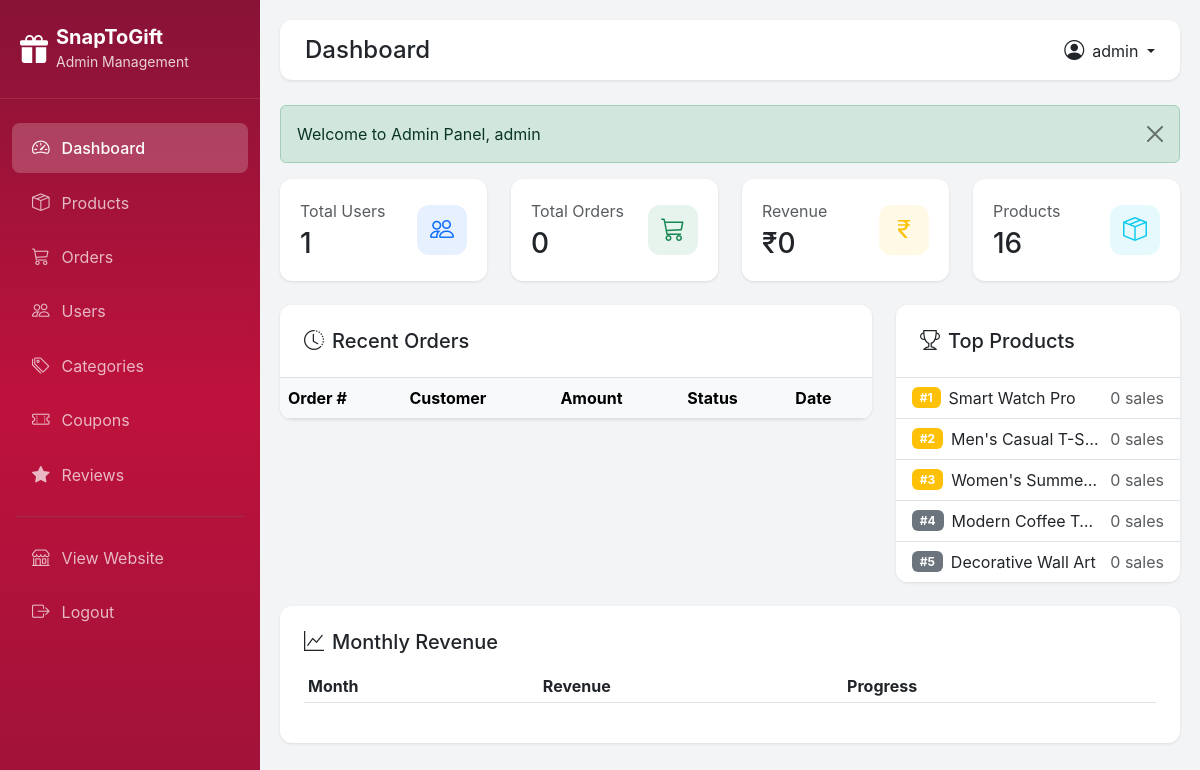
The page /admin/index.php (signed in) on the database its author committed.
### tables this page shows
CREATE TABLE products (
    id INT AUTO_INCREMENT PRIMARY KEY,
    name VARCHAR(200) NOT NULL,
    description TEXT,
    price DECIMAL(10, 2) NOT NULL,
    category_id INT,
    image VARCHAR(255),
    stock INT DEFAULT 100,
    views INT DEFAULT 0,
    purchases INT DEFAULT 0,
    rating DECIMAL(2,1) DEFAULT 4.5,
    reviews INT DEFAULT 0,
    created_at TIMESTAMP DEFAULT CURRENT_TIMESTAMP,
    updated_at TIMESTAMP DEFAULT CURRENT_TIMESTAMP ON UPDATE CURRENT_TIMESTAMP,
    FOREIGN KEY (category_id) REFERENCES categories(id) ON DELETE SET NULL
);

### config.php (called while the page is built, shortened)
<?php
function getDBConnection() {
    static $conn = null;
    if ($conn === null) {
        $conn = new mysqli(DB_HOST, DB_USER, DB_PASS, DB_NAME);
        $conn->set_charset("utf8mb4");
    }
    return $conn;
}
$db = getDBConnection();
function getTotalUsers() {
    global $db;
    $result = $db->query("SELECT COUNT(*) as total FROM users");
    return $result->fetch_assoc()['total'];
}
function getTotalOrders() {
    global $db;
    $result = $db->query("SELECT COUNT(*) as total FROM orders");
    return $result->fetch_assoc()['total'];
}
function getTotalRevenue() {
    global $db;
    $result = $db->query("SELECT SUM(total_amount) as total FROM orders WHERE status != 'cancelled'");
    return $result->fetch_assoc()['total'] ?? 0;
}
function getTopProducts($limit = 5) {
    global $db;
    $stmt = $db->prepare("SELECT p.name, p.purchases, p.views FROM products p ORDER BY p.purchases DESC LIMIT ?");
    $stmt->bind_param("i", $limit);
    $stmt->execute();
    return $stmt->get_result()->fetch_all(MYSQLI_ASSOC);
}
?>

### admin/index.php (the view, shortened to what this page needs)
<?php
require_once 'includes/header.php';
$stats = [
    'users' => getTotalUsers(),
    'orders' => getTotalOrders(),
    'revenue' => getTotalRevenue(),
    'products' => $db->query("SELECT COUNT(*) as total FROM products")->fetch_assoc()['total']
];
$top_products = getTopProducts(5);
?>
<div class="row g-4 mb-4">
    <div class="col-md-3">
        <div class="stats-card">
            <div class="d-flex justify-content-between align-items-center">
                <div>
                    <p class="text-muted mb-1">Total Users</p>
                    <h3 class="mb-0"><?php echo number_format($stats['users']); ?></h3>
                </div>
                <div class="stats-icon bg-primary bg-opacity-10 text-primary">
                    <i class="bi bi-people"></i>
                </div>
            </div>
        </div>
    </div>
    <div class="col-md-3">
        <div class="stats-card">
            <div class="d-flex justify-content-between align-items-center">
                <div>
                    <p class="text-muted mb-1">Total Orders</p>
                    <h3 class="mb-0"><?php echo number_format($stats['orders']); ?></h3>
                </div>
                <div class="stats-icon bg-success bg-opacity-10 text-success">
                    <i class="bi bi-cart3"></i>
                </div>
            </div>
        </div>
    </div>
    <div class="col-md-3">
        <div class="stats-card">
            <div class="d-flex justify-content-between align-items-center">
                <div>
                    <p class="text-muted mb-1">Revenue</p>
                    <h3 class="mb-0">₹<?php echo number_format($stats['revenue']); ?></h3>
                </div>
                <div class="stats-icon bg-warning bg-opacity-10 text-warning">
                    <i class="bi bi-currency-rupee"></i>
                </div>
            </div>
        </div>
    </div>
    <div class="col-md-3">
        <div class="stats-card">
            <div class="d-flex justify-content-between align-items-center">
                <div>
                    <p class="text-muted mb-1">Products</p>
                    <h3 class="mb-0"><?php echo number_format($stats['products']); ?></h3>
                </div>
                <div class="stats-icon bg-info bg-opacity-10 text-info">
                    <i class="bi bi-box-seam"></i>
                </div>
            </div>
        </div>
    </div>
</div>
<div class="row g-4">
    <div class="col-lg-8">
        <div class="table-card">
            <div class="card-header bg-white p-4 border-bottom">
                <h5 class="mb-0"><i class="bi bi-clock-history me-2"></i>Recent Orders</h5>
            </div>
            <div class="table-responsive">
                <table class="table table-hover mb-0">
                    <thead class="table-light">
                        <tr>
                            <th>Order #</th>
                            <th>Customer</th>
                            <th>Amount</th>
                            <th>Status</th>
                            <th>Date</th>
                        </tr>
                    </thead>
                </table>
            </div>
        </div>
    </div>
    <div class="col-lg-4">
        <div class="table-card">
            <div class="card-header bg-white p-4 border-bottom">
                <h5 class="mb-0"><i class="bi bi-trophy me-2"></i>Top Products</h5>
            </div>
            <div class="list-group list-group-flush">
                <?php foreach ($top_products as $i => $product): ?>
                <div class="list-group-item d-flex justify-content-between align-items-center">
                    <div class="d-flex align-items-center">
                        <span class="badge bg-<?php echo $i < 3 ? 'warning' : 'secondary'; ?> me-2">#<?php echo $i + 1; ?></span>
                        <span class="text-truncate" style="max-width: 150px;"><?php echo $product['name']; ?></span>
                    </div>
                    <span class="text-muted"><?php echo $product['purchases']; ?> sales</span>
                </div>
                <?php endforeach; ?>
            </div>
        </div>
    </div>
</div>
<div class="row mt-4">
    <div class="col-12">
        <div class="table-card p-4">
            <h5 class="mb-3"><i class="bi bi-graph-up me-2"></i>Monthly Revenue</h5>
            <div class="table-responsive">
                <table class="table table-sm">
                    <thead>
                        <tr>
                            <th>Month</th>
                            <th>Revenue</th>
                            <th>Progress</th>
                        </tr>
                    </thead>
                </table>
            </div>
        </div>
    </div>
</div>
<?php require_once 'includes/footer.php'; ?>

### admin/includes/header.php (style rules this page uses)
:root { --sidebar-width: 260px; --primary: #e11d48; --primary-dark: #be123c; --rose-light: #fff1f2; }
body { font-family: 'Inter', sans-serif; background: #f3f4f6; }
.stats-card { background: white; border-radius: 12px; padding: 20px; box-shadow: 0 1px 3px rgba(0,0,0,0.1); transition: transform 0.3s; }
.stats-icon { width: 50px; height: 50px; border-radius: 12px; display: flex; align-items: center; justify-content: center; font-size: 1.5rem; }
.table-card { background: white; border-radius: 12px; box-shadow: 0 1px 3px rgba(0,0,0,0.1); overflow: hidden; }

### rows shown on the page
products: name "Smart Watch Pro", purchases "0"
products: name "Men's Casual T-S…", purchases "0"
products: name "Women's Summe…", purchases "0"
products: name "Modern Coffee T…", purchases "0"
products: name "Decorative Wall Art", purchases "0"

### other values the page prints
$page_title "Dashboard"
$admin_username "admin"
$alert['message'] "Welcome to Admin Panel, admin"
$stats['users'] "1"
$stats['orders'] "0"
$stats['revenue'] "0"
$stats['products'] "16"
